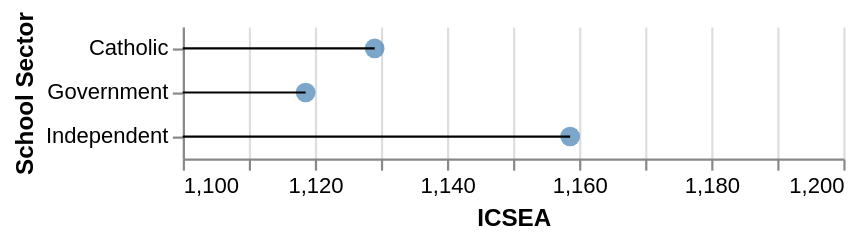

Express this chart as Vega-Lite.
### Vega-Lite specification from a JSON file in a GitHub repository (floating-point values rounded to 4 significant figures)
{"$schema": "https://vega.github.io/schema/vega-lite/v5.json", "data": {"values": [{"Category": "Independent", "Average of ICSEA": 1159.0}, {"Category": "Catholic", "Average of ICSEA": 1129.0}, {"Category": "Government", "Average of ICSEA": 1119.0}]}, "layer": [{"mark": {"type": "circle", "filled": true, "size": 80}, "encoding": {"y": {"field": "Category", "type": "ordinal", "title": "School Sector"}, "x": {"field": "Average of ICSEA", "type": "quantitative", "scale": {"domain": [1100, 1200]}}, "color": {"value": "steelblue"}}}, {"mark": {"type": "rule"}, "encoding": {"y": {"field": "Category", "type": "ordinal", "title": "School Sector"}, "x": {"field": "Average of ICSEA", "type": "quantitative", "title": "ICSEA"}, "x2": {"value": 0}}}], "config": {"view": {"stroke": "transparent"}}}
